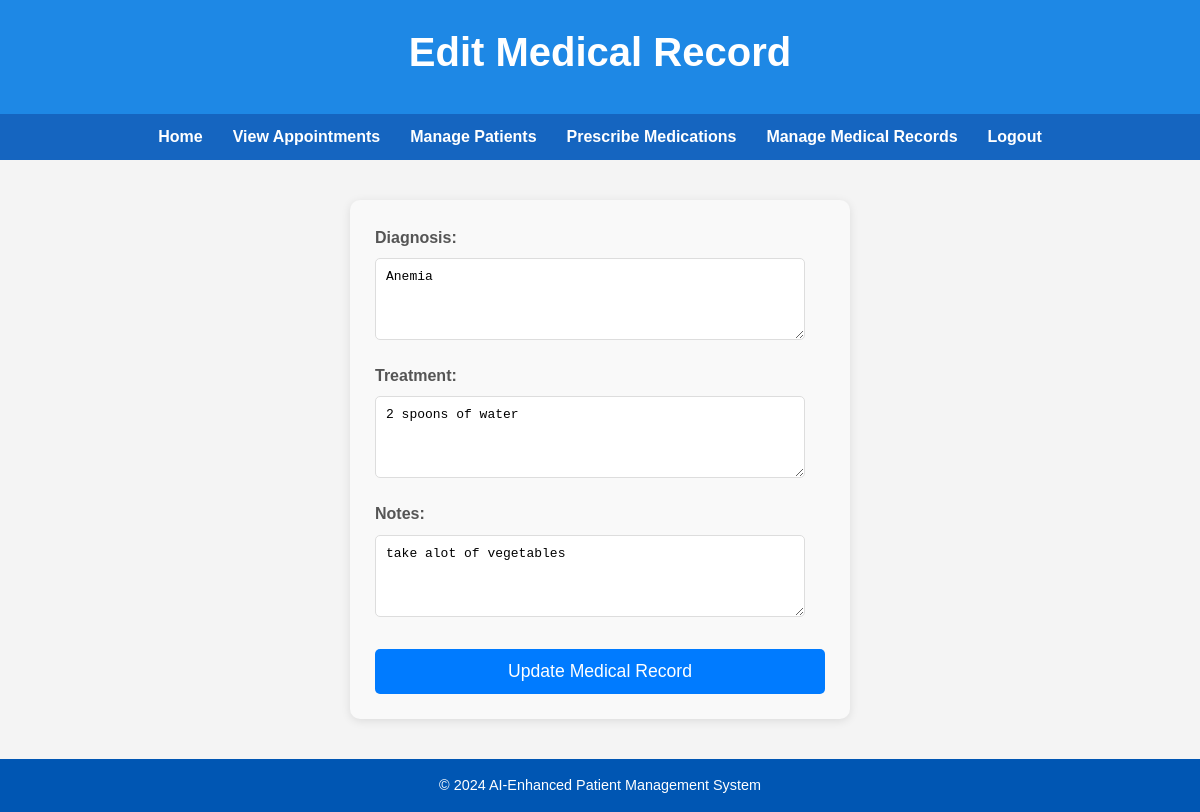
The app's page /frontend/edit_medical_record.php?id=8 (signed in) with its own data.
### tables this page shows
CREATE TABLE `medical_records` (
  `record_id` int(11) NOT NULL,
  `patient_username` varchar(255) NOT NULL,
  `diagnosis` text DEFAULT NULL,
  `treatment` text DEFAULT NULL,
  `record_notes` text DEFAULT NULL,
  `created_at` timestamp NOT NULL DEFAULT current_timestamp()
);

### frontend/edit_medical_record.php (the view, shortened to what this page needs)
<?php
require 'db.php';
$record_id = intval($_GET['id']);
$stmt = $conn->prepare("SELECT * FROM medical_records WHERE record_id = ?");
$stmt->bind_param("i", $record_id);
$stmt->execute();
$record_result = $stmt->get_result();
$record = $record_result->fetch_assoc();
?>
<!DOCTYPE html>
<html lang="en">
<head>
    <link rel="stylesheet" href="styles.css">
</head>
<body>
    <header>
        <h1>Edit Medical Record</h1>
    </header>
    <nav>
        <ul>
        <li><a href="doctor_dashboard.html">Home</a></li>
            <li><a href="view_appointments.php">View Appointments</a></li>
            <li><a href="managePatients.php">Manage Patients</a></li>
            <li><a href="prescribeMedications.php">Prescribe Medications</a></li>
            <li><a href="manage_medical_records.php">Manage Medical Records</a></li>
            <li><a href="doctor_logout.php">Logout</a></li></li>
        </ul>
    </nav>
    <main>
        <form action="edit_medical_record.php?id=<?php echo $record_id; ?>" method="POST">
            <label for="diagnosis">Diagnosis:</label>
            <textarea id="diagnosis" name="diagnosis" rows="4" required><?php echo htmlspecialchars($record['diagnosis']); ?></textarea>
            <label for="treatment">Treatment:</label>
            <textarea id="treatment" name="treatment" rows="4" required><?php echo htmlspecialchars($record['treatment']); ?></textarea>
            <label for="notes">Notes:</label>
            <textarea id="notes" name="notes" rows="4"><?php echo htmlspecialchars($record['record_notes']); ?></textarea>
            <button type="submit">Update Medical Record</button>
        </form>
    </main>
    <footer>
        <p>© 2024 AI-Enhanced Patient Management System</p>
    </footer>
</body>
</html>

### frontend/styles.css (style rules this page uses)
* { margin: 0; padding: 0; box-sizing: border-box; }
body { font-family: 'Arial', sans-serif; background-color: #f4f4f4; color: #333; line-height: 1.6; }
header { background-color: #1e88e5; color: white; padding: 20px 0; text-align: center; position: relative; }
header h1 { font-size: 2.5rem; margin-bottom: 10px; }
nav { background-color: #1565c0; position: sticky; top: 0; width: 100%; z-index: 1000; }
nav ul { list-style-type: none; display: flex; justify-content: center; padding: 10px 0; }
nav ul li { margin: 0 15px; }
nav ul li a { color: white; text-decoration: none; font-size: 1rem; font-weight: bold; transition: color 0.3s; }
main { padding: 40px 20px; }
footer { background-color: #1e88e5; color: white; padding: 20px; text-align: center; }
form { background: #f9f9f9; padding: 25px; border-radius: 10px; box-shadow: 0 2px 10px rgba(0, 0, 0, 0.1); max-width: 500px; margin: auto; }
form label { display: block; margin-bottom: 8px; color: #555; font-weight: bold; }
form input, form select, form textarea { width: calc(100% - 20px); padding: 10px; margin-bottom: 15px; border: 1px solid #ddd; border-radius: 5px; font-size: 1em; }
form button { background-color: #007bff; color: white; padding: 12px; border: none; cursor: pointer; width: 100%; font-size: 1.1em; border-radius: 5px; margin-top: 10px; transition: background-color 0.3s ease; }
footer { font-size: 0.9em; background-color: #0056b3; color: white; padding: 15px; text-align: center; margin-top: auto; width: 100%; }

### records on screen
medical_records: diagnosis "Anemia", treatment "2 spoons of water", notes "take alot of vegetables"
